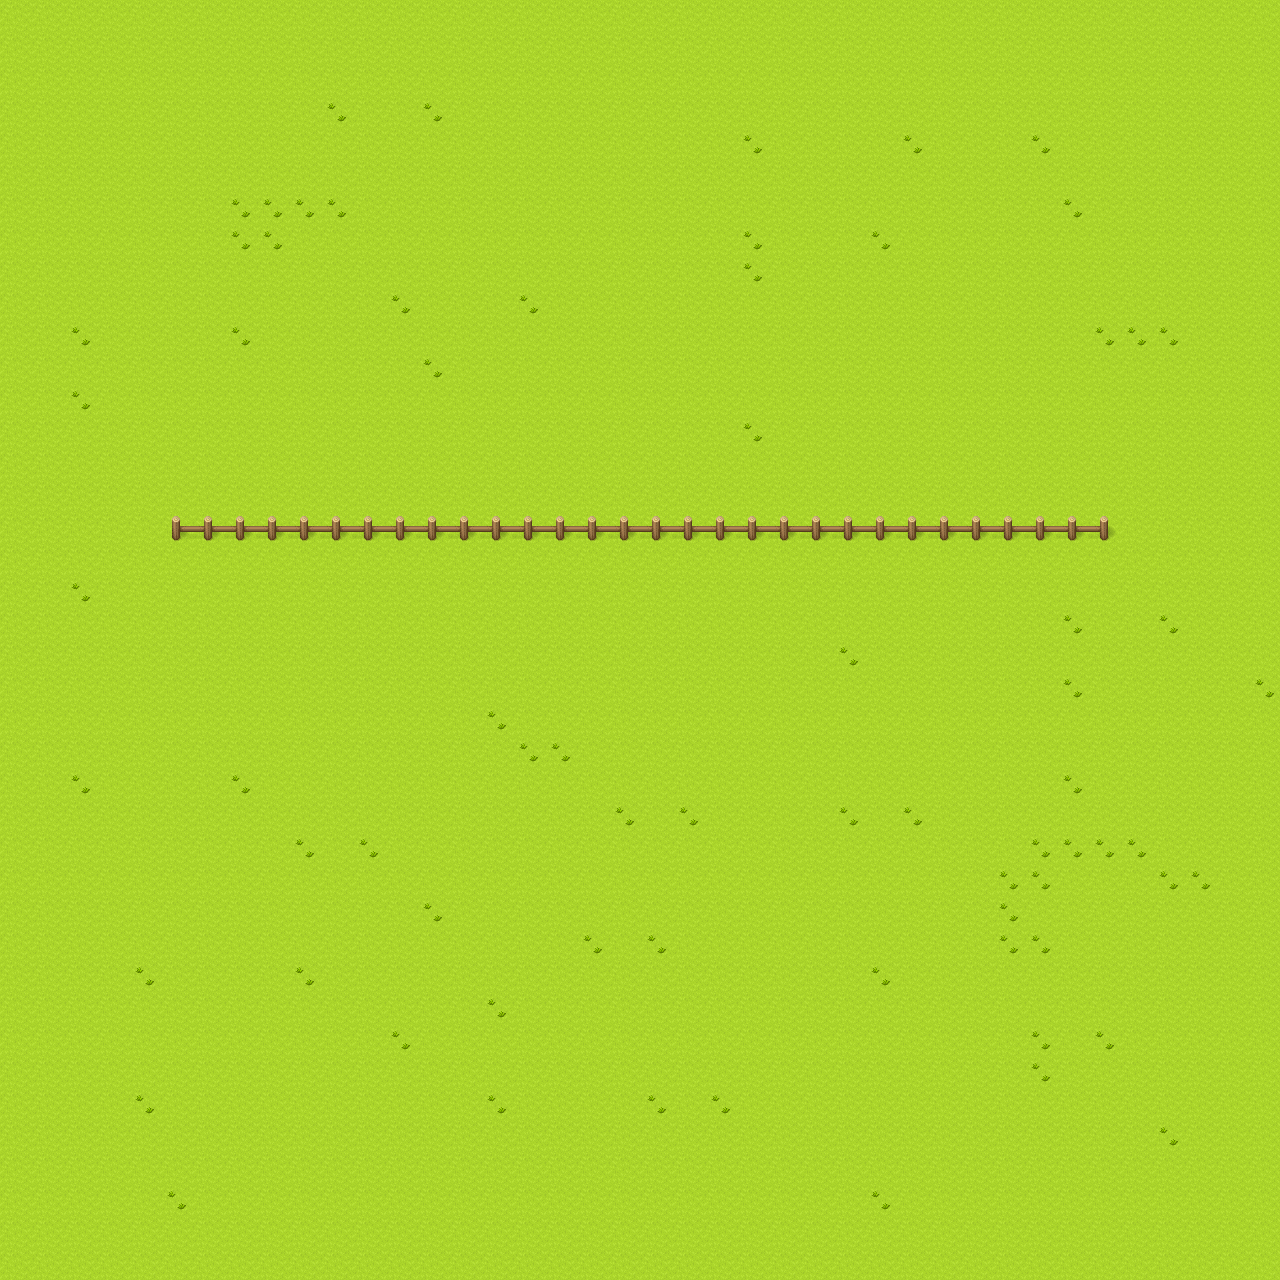

Below is a game level as drawn by its tile map, then a one-line description and the .tmx that defines it (tile-layer data replaced by summaries):
An orthogonal 40x40 tile map with 32x32 px tiles, 2 tile layers (Tile Layer 1, Tile Layer 2).

<map version="1.8" tiledversion="1.8.1" orientation="orthogonal" renderorder="right-down" width="40" height="40" tilewidth="32" tileheight="32" infinite="0" nextlayerid="3" nextobjectid="1">
 <tileset firstgid="1" source="tilesets.tsx" />
 <layer id="1" name="Tile Layer 1" width="40" height="40">
  <data>[1600 cells, 1600 non-empty, 1 distinct tile ids]</data>
 </layer>
 <layer id="2" name="Tile Layer 2" width="40" height="40">
  <data>[1600 cells, 102 non-empty, 4 distinct tile ids]</data>
 </layer>
</map>
